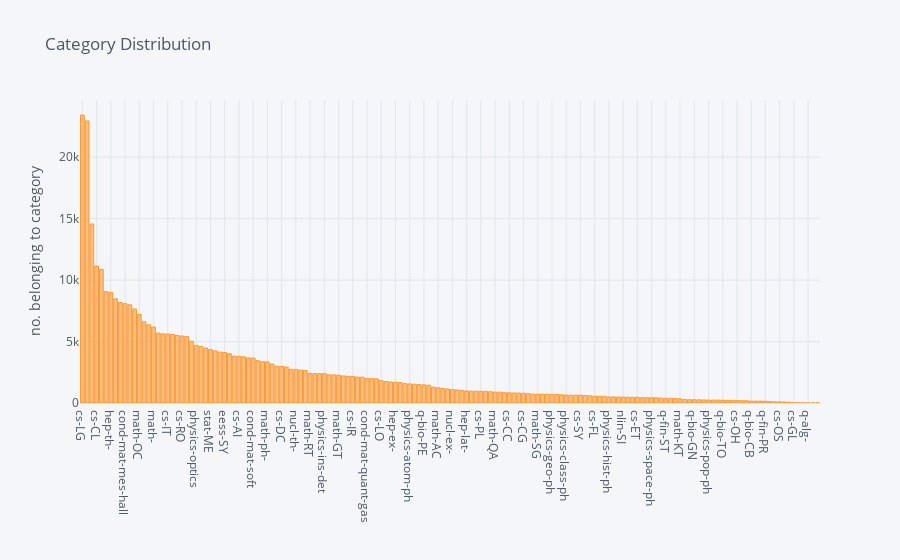

Notebook source saved alongside this figure:
### Code cell
import cufflinks as cf
cf.go_offline()
cf.set_config_file(offline=False, world_readable=True)

df_data['category'].value_counts().sort_values(ascending=False).iplot(kind='bar', yTitle='no. belonging to category ', title='Category Distribution')

### Figure 1 — Plotly figure (JSON) as saved in the notebook; plotly's stock layout.template omitted (floating-point values rounded to 4 significant figures; data arrays with more than 128 entries replaced by an {"elided": "..."} marker saying what was removed)
{"data": [{"marker": {"color": "rgba(255, 153, 51, 0.6)", "line": {"color": "rgba(255, 153, 51, 1.0)", "width": 1}}, "name": "category", "orientation": "v", "text": "", "type": "bar", "x": {"elided": "156 str values"}, "y": {"elided": "156 int values"}}], "layout": {"legend": {"bgcolor": "#F5F6F9", "font": {"color": "#4D5663"}}, "paper_bgcolor": "#F5F6F9", "plot_bgcolor": "#F5F6F9", "title": {"font": {"color": "#4D5663"}, "text": "Category Distribution"}, "xaxis": {"gridcolor": "#E1E5ED", "showgrid": true, "tickfont": {"color": "#4D5663"}, "title": {"font": {"color": "#4D5663"}, "text": ""}, "zerolinecolor": "#E1E5ED"}, "yaxis": {"gridcolor": "#E1E5ED", "showgrid": true, "tickfont": {"color": "#4D5663"}, "title": {"font": {"color": "#4D5663"}, "text": "no. belonging to category "}, "zerolinecolor": "#E1E5ED"}}}
